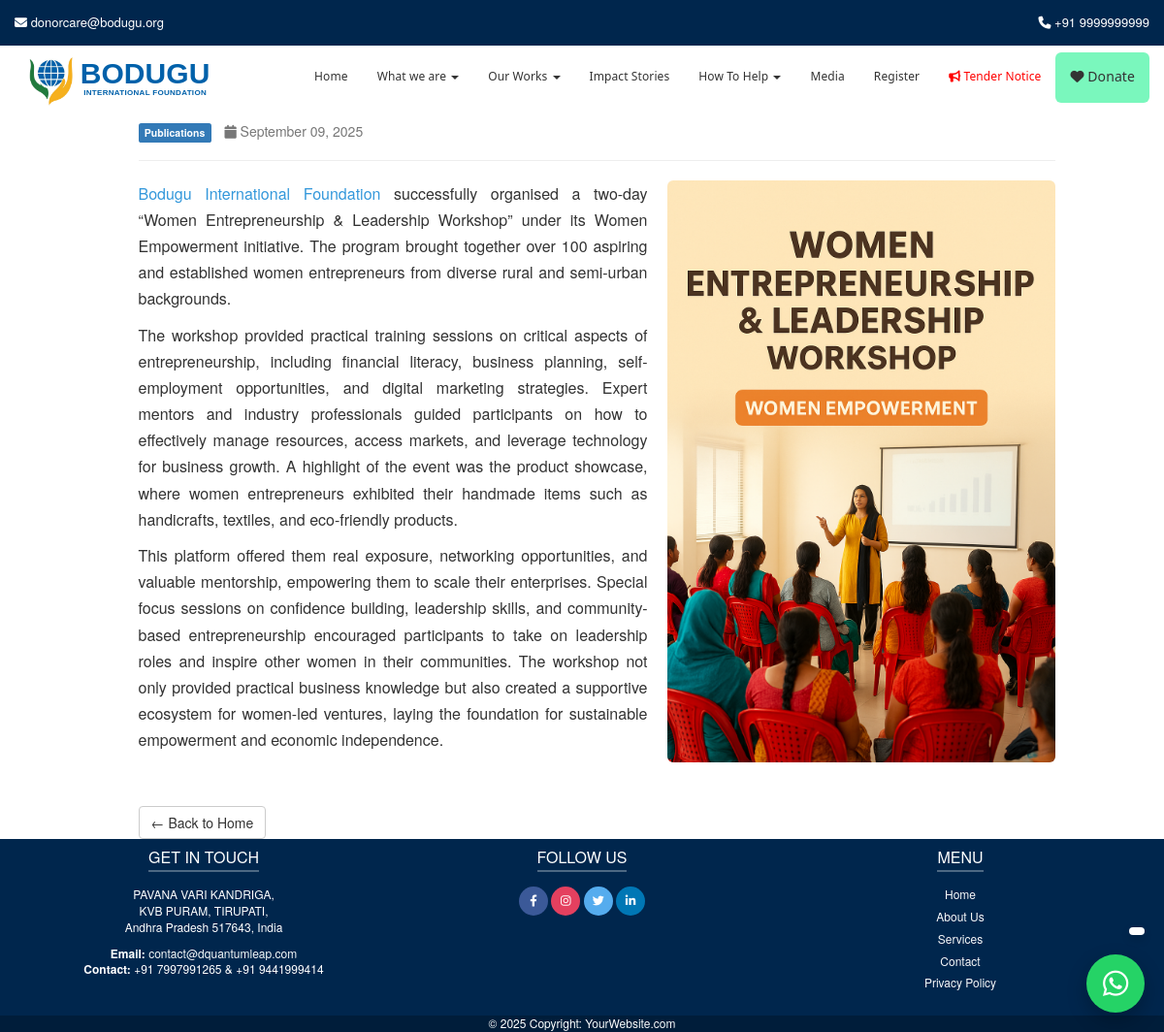
The app's page /news/WomenEntrepreneurship/ with its own data.
### trust/models.py (models this page shows, shortened)
class LatestNewsView(models.Model):
    image = models.ImageField(upload_to='images/latestnews', default='images/default.png')
    title = models.CharField(max_length=50)
    sticker = models.CharField(max_length=25)
    publisheddate = models.DateField(null=True, blank=True)
    description = models.CharField(max_length=500)
    content = RichTextField(blank=True, null=True)
    extra_image1 = models.ImageField(upload_to='images/latestnews', blank=True, null=True)
    extra_image2 = models.ImageField(upload_to='images/latestnews', blank=True, null=True)
    extra_image3 = models.ImageField(upload_to='images/latestnews', blank=True, null=True)
    slug = models.SlugField(unique=True, blank=True)

### trust/views.py (the view)
# urls.py: path("news/<slug:slug>/", views.latestnews_detail, name="latestnews_detail"),
def latestnews_detail(request, slug):
    news = get_object_or_404(LatestNewsView, slug=slug)
    return render(request, 'trust/latestnews_detail.html', {'news': news})

### trust/context_processors.py (called while the page is built)
def areas_processor(request):
    return {
        "areas": AreaOfWork.objects.all()
    }

### templates/trust/latestnews_detail.html (shortened to what this page needs)
{% extends "base.html" %}
{% block content %}
<div class="container" style="margin-top:40px;">
    <div class="row">
        <div class="col-md-10 col-md-offset-1">
            <h1>{{ news.title }}</h1>
            <div style="margin-bottom:10px;">
                {% if news.sticker %}
                    <span class="label label-primary">{{ news.sticker }}</span>
                {% endif %}
                {% if news.publisheddate %}
                    <span style="margin-left:10px; color:#777; font-size:14px;">
                        <i class="fa fa-calendar"></i> {{ news.publisheddate|date:"F d, Y" }}
                    </span>
                {% endif %}
            </div>
            <hr>
            <div class="clearfix" style="font-size:16px; line-height:1.7; text-align:justify;">
                {% if news.image %}
                    <img src="{{ news.image.url }}"
                         alt="{{ news.title }}"
                         class="img-responsive"
                         style="max-width:400px; height:auto; border-radius:6px; float:right; margin:0 0 15px 20px;">
                {% endif %}
                {{ news.content|safe }}
            </div>
            <div style="margin-top:30px;">
                <a href="{% url 'home' %}" class="btn btn-default">← Back to Home</a>
            </div>
        </div>
    </div>
</div>
{% endblock %}

### templates/base.html (style rules this page uses)
:root { --site-bg: #fff; }
body { font-family: "Helvetica Neue", Helvetica, Arial, sans-serif; background-color: var(--site-bg); padding-top: 15px; }
html, body { overflow-x: hidden; }

### records on screen
LatestNewsView: sticker "Publications", publisheddate "September 09, 2025", image (picture), content "Bodugu International Foundation successfully organised a two-day “Women Entrepreneurship & Leadership Workshop” under its Women Empowerment initiative. The program brought together over 100 aspiring and established women entrepreneurs from diverse rural and semi-urban backgrounds. The workshop provided practical training sessions on critical aspects of entrepreneurship, including financial literacy, business planning, self-employment opportunities, and digital marketing strategies. Expert mentors and industry professionals guided participants on how to effectively manage resources, access markets, and leverage technology for business growth. A highlight of the event was the product…"
